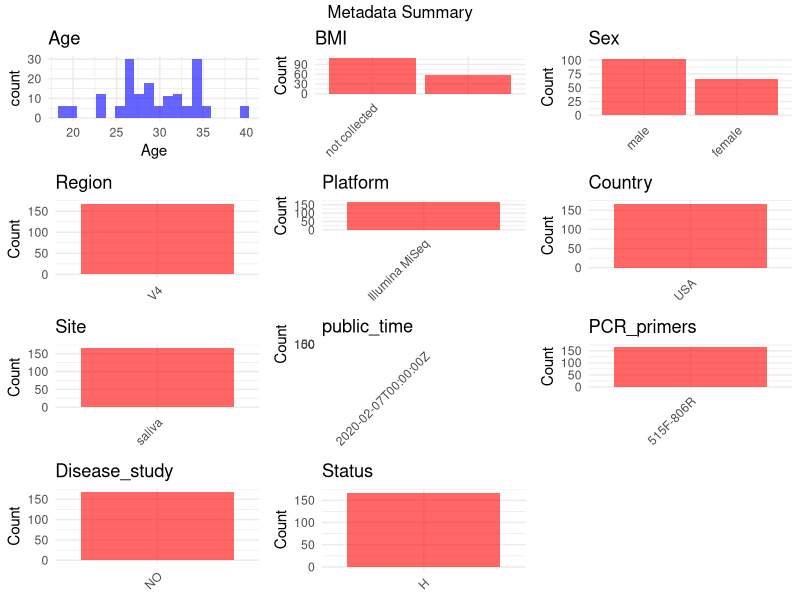

Here is the R script that generated this plot:
## ---- chunk 1
# Load necessary libraries
library(dplyr)
library(ggplot2)
library(gridExtra)

# Set working directory (update this path to your local directory)
setwd("D:/metadata/PRJEB34272")

# Read the initial metadata files
initial_meta <- read.csv("SraRunTable.csv", header = TRUE)
#initial_meta1 <- read.csv("SraRunTable1.csv", header = TRUE)

# Combine the two metadata files
meta <- rbind(initial_meta)

# Remove entries where Organism is "gut metagenome" (non-oral samples)
meta <- subset(meta, Organism == "human oral metagenome")

# Check the number of samples containing "HT" in Sample.Name (e.g., healthy controls)
nrow(subset(meta, grepl("HT", Sample.Name)))

# Display the first few rows of the metadata
head(meta)
## ---- chunk 2
# Create a uniform metadata dataframe
metadata <- data.frame(
  BioProject = meta$BioProject,
  Run = meta$Run,
  sample_name = meta$Sample.Name,
  Age = meta$host_age,  # To be filled Update based on you metadata
  BMI = meta$host_body_mass_index,  # To be filled based on you metadata
  Sex = meta$sex,  # To be filled based on you metadata
  Region = "V4",  # Update if different for your study
  Platform = meta$Instrument,
  Country = meta$geo_loc_name_country,
  Site = meta$env_material, # other names of this columns such as env_median, env_material
  public_time = meta$ReleaseDate,
  stringsAsFactors = FALSE
)
## ---- chunk 3
# Add information obtained from the publication
metadata$PCR_primers <- "515F-806R"  # Update based on the publication
metadata$title <- "Quantifying Live Microbial Load in Human Saliva Samples over Time Reveals Stable Composition and Dynamic Load"
metadata$Disease_study <- "NO"
metadata$Status <- "H"
# Assign disease status based on sample_name patterns
#metadata <- metadata %>%
#  mutate(Status = case_when(
#    meta$medical_conditions == "Negative Chagas" ~ "H",
#    meta$medical_conditions == "Chronic Chagas" ~ "Chagas"
#  ))
## ---- chunk 4
# Check the number of unique runs and sample names
print(paste("Number of unique runs:", length(unique(metadata$Run))))
print(paste("Number of unique sample names:", length(unique(metadata$sample_name))))
## ---- chunk 5
# Select columns for visualization
plot_data <- metadata %>%
  select(-BioProject, -Run, -sample_name, -title)

# Function to create simple plots for each column
create_simple_plots <- function(data) {
  plots <- list()
  
  for (col in colnames(data)) {
    # Check if the column is all NA
    if (all(is.na(data[[col]]))) {
      # Create an empty plot with text indicating all NA
      p <- ggplot() +
        annotate("text", x = 0.5, y = 0.5, label = "this column is NA", size = 6) +
        labs(title = col) +
        theme_void()
    } else if (is.numeric(data[[col]])) {
      # Numeric variable: histogram
      p <- ggplot(data, aes(x = .data[[col]])) +
        geom_histogram(fill = "blue", alpha = 0.6, bins = 20, na.rm = TRUE) +
        labs(title = col) +
        theme_minimal()
    } else {
      # Categorical variable: bar plot (remove NA values)
      count_data <- as.data.frame(table(data[[col]], useNA = "ifany"))
      p <- ggplot(count_data, aes(x = reorder(Var1, -Freq), y = Freq)) +
        geom_col(fill = "red", alpha = 0.6) +
        labs(title = col, x = NULL, y = "Count") +
        theme_minimal() +
        theme(axis.text.x = element_text(angle = 45, hjust = 1))
    }
    plots[[col]] <- p
  }
  
  return(plots)
}

# Generate and arrange plots
plots <- create_simple_plots(plot_data)
grid.arrange(grobs = plots, ncol = 3, top = "Metadata Summary")
## ---- chunk 6
# Reorder columns to match the desired format
metadata <- metadata[, c(
  "BioProject", "Run", "sample_name", "Age", "BMI", "Sex", 
  "Region", "Platform", "Country", "Site", "public_time", 
  "PCR_primers", "title", "Disease_study", "Status"
)]

# Export the uniform metadata to a CSV file
write.csv(metadata, file = "metadata.csv", quote = FALSE)
